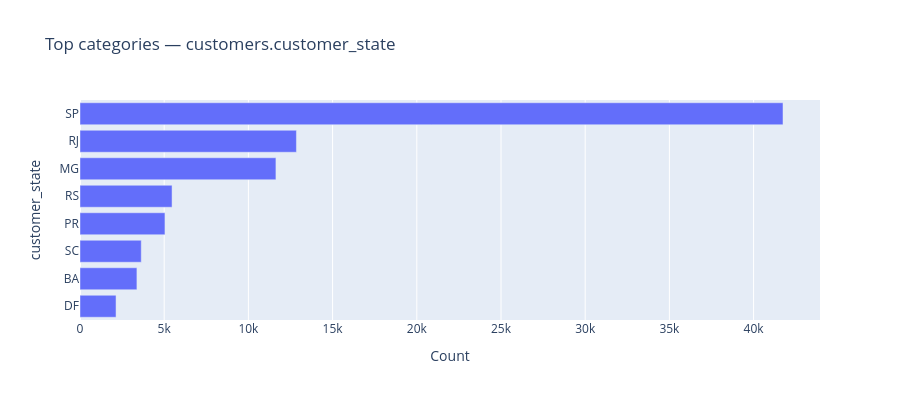

Here is the notebook cell this chart was saved with:
### Markdown cell above
## 6.1. EDA — `customers`

### Code cell
result = run_full_eda("customers", dataframes.get("customers"), ['customer_id'])
if result is not None:
    customers, customers_col_types = result

### Figure 1 — Plotly figure (JSON) as saved in the notebook; plotly's stock layout.template omitted (floating-point values rounded to 4 significant figures)
{"data": [{"hovertemplate": "Count=%{x}<br>customer_state=%{y}<extra></extra>", "legendgroup": "", "marker": {"color": "#636efa", "pattern": {"shape": ""}}, "name": "", "orientation": "h", "showlegend": false, "textposition": "auto", "type": "bar", "x": [41746, 12852, 11635, 5466, 5045, 3637, 3380, 2140], "xaxis": "x", "y": ["SP", "RJ", "MG", "RS", "PR", "SC", "BA", "DF"], "yaxis": "y"}], "layout": {"barmode": "relative", "height": 400, "legend": {"tracegroupgap": 0}, "title": {"text": "Top categories — customers.customer_state"}, "xaxis": {"anchor": "y", "domain": [0, 1], "title": {"text": "Count"}}, "yaxis": {"anchor": "x", "categoryorder": "total ascending", "domain": [0, 1], "title": {"text": "customer_state"}}}}
